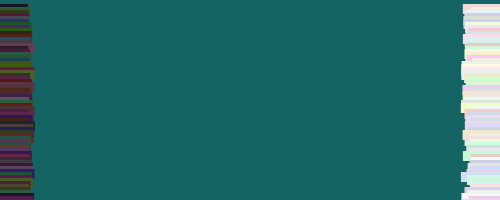
Frame 1 (no input)
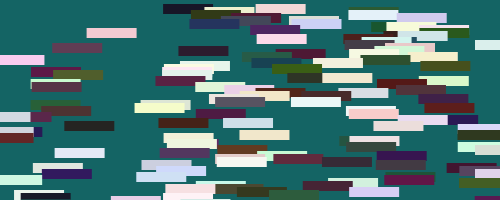
Frame 60 (the mouse pressed at the canvas centre just before this capture)
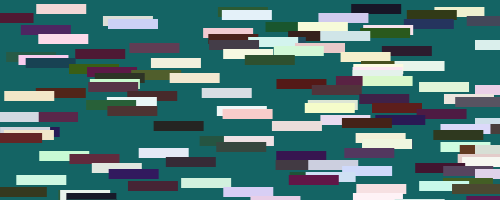
Frame 120 (the mouse held since frame 60 and released just before this capture)

The Processing sketch that drew these frames (run headless with seeded random() and noise(); from frame 60 on, the mouse is pressed at the canvas centre):

// Processing sketch: processing_120374
// ── processing_120374.pde

// solution to creating objects in a loop:  http://processing.org/discourse/beta/num_1243792004.html
// edited to add randomness to colors, speeds, and cars travelling in two directions
 
// total number of cars
int numCar = 165;                 
Car[] cars = new Car[numCar];
Car[] cars2 = new Car[numCar];
 
void setup() {
 size(500,200);
 
// set random colors, speeds
// all cars start at x0 and are 3px apart in y
 for(int i = 0; i <cars.length; i++){
   cars[i] = new Car(color((random(20,100)),(random(20,100)),(random(20,100))),0,i*3,(random(3,10)));
   cars2[i] = new Car(color((random(200,255)),(random(200,255)),(random(200,255))),width,i*3,(random(2,15)));
 }
}
 
void draw() {
 background(20,100,100);
// i = 1 so that the first car doesn't fall off the top of the window
 for(int i = 3; i <cars.length; i++){
   cars[i].move();
   cars[i].display();
   cars2[i].move2();
   cars2[i].display();  
 }
}
 
class Car {
 color c;
 float xpos;
 float ypos;
 float xspeed;
 
 Car(color tempC, float tempXpos, float tempYpos, float tempXspeed) {
   c = tempC;
   xpos = tempXpos;
   ypos = tempYpos;
   xspeed = tempXspeed;
 }
 
 void display() {
   stroke(0,0,0,0);
   fill(c);
   rectMode(CENTER);
   rect(xpos,ypos,50,10);
 }
 
 void move() {
   xpos = xpos + xspeed;
   if (xpos > width) {
     xpos = 0;
   }
 }
 void move2() {
   xpos = xpos - xspeed;
   if (xpos < 0) {
     xpos = width;
   }
 }
}
